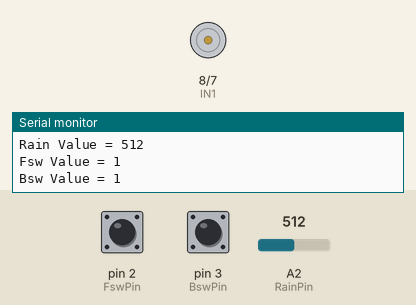
Recording of a sketch running on a simulated Arduino Uno, built with avr-gcc and run on an emulated ATmega328P. On the bench: motor-driver pin pairs drawn as motors (green arrow = first pin HIGH = forward, orange = second pin HIGH = backward, longer = more drive, scaled by the enable pin), the last lines printed to the serial monitor. The test bench sets the inputs (shaded band); at power-on: pin 3 (BswPin) HIGH, pin 2 (FswPin) HIGH, A2 (RainPin) = 512.

Above: at 1.8 s.
1.9 s: pin 3 (BswPin) pulled LOW for 1.2 s
At 2.6 s:
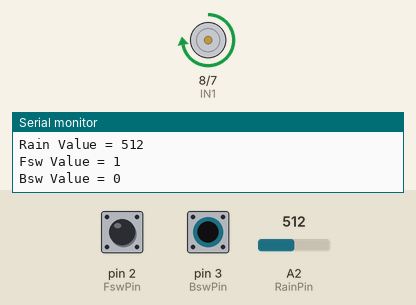
4.6 s: pin 2 (FswPin) pulled LOW for 1.2 s
At 5.9 s:
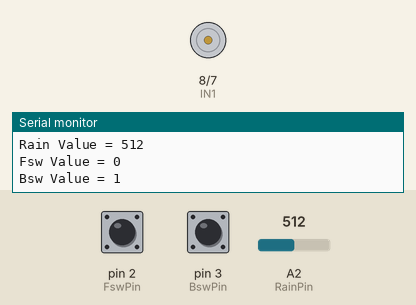
7.3 s: pin 3 (BswPin) pulled LOW for 3.2 s
At 8.3 s:
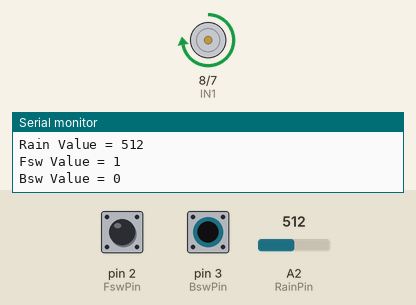
12.0 s: pin 2 (FswPin) pulled LOW for 3.2 s
At 12.7 s:
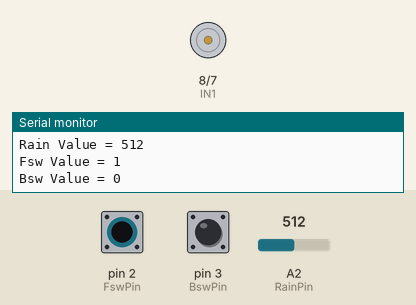
Timing chart, 0 to 15.0 s (numbered marks = the images above; inputs shaded):
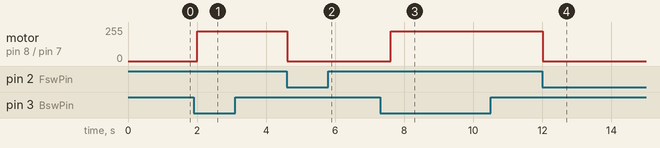

The sketch:

banntakhang.ino
```cpp
//Motor Pins
int EN_A = 9;      //กำหนดขาสำหรับเปิดมอเตอร์ตัวที่ 1
int IN1 = 8;       //ขาควบคุมมอเตอร์ตัวที่ 1 IN1
int IN2 = 7;       //ขาควบคุมมอเตอร์ตัวที่ 1 IN2

// Rain Pin
#define RainPin A2  //ขาที่ต่อกับเซนเซอร์น้ำฝน


// Switch
int FswPin = 2;
int BswPin = 3;

int FswVal = 0;
int BswVal = 0;

//Enable pin for second motor
//Initializing variables to store data
int motor_speed;
int RainVal = 0;

void setup ( ) {
 int error;

  Serial.begin (9600); //Starting the serial communication at 9600 baud rate
  //Initializing the motor pins as output

  pinMode(EN_A, OUTPUT);
  pinMode(IN1, OUTPUT);
  pinMode(IN2, OUTPUT);

  pinMode(FswPin, INPUT_PULLUP);
  pinMode(BswPin, INPUT_PULLUP);

}
void loop ()
{

    Serial.println("");

    RainVal = analogRead(RainPin);
    FswVal = digitalRead(FswPin);
    BswVal = digitalRead(BswPin);

    Serial.print("Rain Value = ");
    Serial.println(RainVal);
    Serial.print("Fsw Value = ");
    Serial.println(FswVal);
    Serial.print("Bsw Value = ");
    Serial.println(BswVal);


    //ให้หลังคาเปิดเมื่อฝนไม่ตก
    if(  (RainVal < 400) && (FswVal == 0) && (BswVal == 1))
    {
      motor_speed = map(50, 400, 0, 0, 255);   //Mapping the values to 0-255 to move the motor
      digitalWrite(IN1, LOW);
      digitalWrite(IN2, HIGH);
      analogWrite(EN_A, motor_speed);
      while(1)
      {
        FswVal = digitalRead(FswPin);
        BswVal = digitalRead(BswPin);
        if((FswVal == 1) && (BswVal ==0))
        {
           analogWrite(EN_A, 0);
           break;
        }
        delay(10);
      }

    }

    //ให้หลังคาปิดเมื่อฝนตก
    if( (RainVal > 400) && (FswVal == 1) && (BswVal == 0))
    {
      motor_speed = map(50, 400, 0, 0, 255);   //Mapping the values to 0-255 to move the motor
      digitalWrite(IN1, HIGH);
      digitalWrite(IN2, LOW);
      analogWrite(EN_A, motor_speed);
      while(1)
      {
        FswVal = digitalRead(FswPin);
        BswVal = digitalRead(BswPin);
        if((FswVal == 0) && (BswVal == 1))
        {
           analogWrite(EN_A, 0);
           break;
        }
        delay(10);
      }

    }

    delay(1000);
  }
```

Measured:
- after the input at 1.9 s, motor on pin 8 (IN1) / pin 7 (IN2): stopped → forward 223/255 after 0.10 s
- after the input at 4.6 s, motor on pin 8 (IN1) / pin 7 (IN2): forward 223/255 → stopped at once
- after the input at 7.3 s, motor on pin 8 (IN1) / pin 7 (IN2): stopped → forward 223/255 after 0.31 s
- after the input at 12.0 s, motor on pin 8 (IN1) / pin 7 (IN2): forward 223/255 → stopped at once
